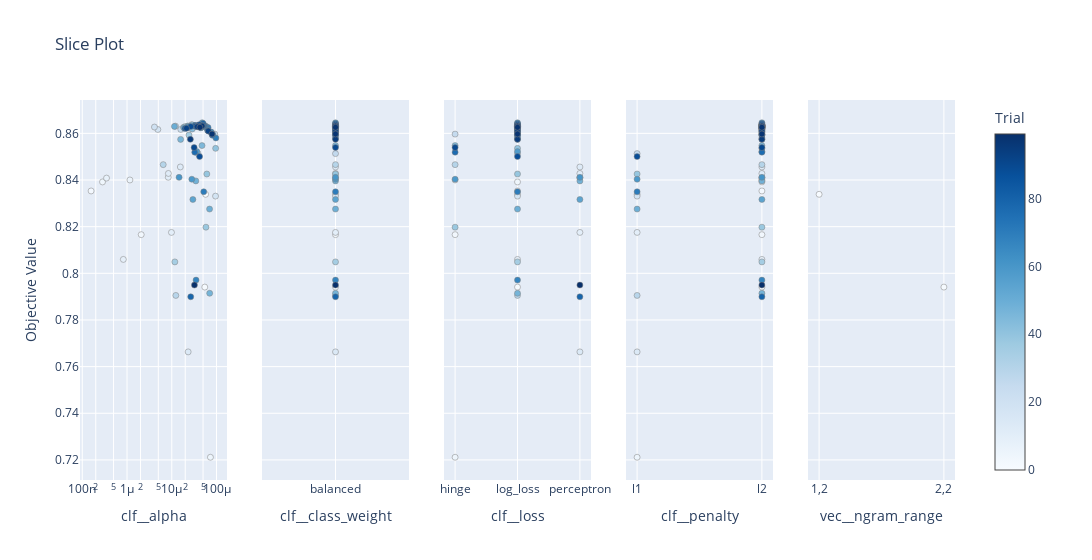

This figure's notebook cell:
### Markdown cell above
*plot_slice(study)*

**Purpose:** Slice plots show the relationship between a single hyperparameter and the objective function.

**Insights:** You can see how variations in a single parameter affect model performance. It's great for identifying optimal values and ranges for individual parameters.

### Code cell
plot_slice(study)

### Figure 1 — Plotly figure (JSON) as saved in the notebook; plotly's stock layout.template omitted (floating-point values rounded to 4 significant figures; data arrays with more than 128 entries replaced by an {"elided": "..."} marker saying what was removed)
{"data": [{"marker": {"color": [0, 1, 2, 3, 4, 5, 6, 7, 8, 9, 10, 11, 12, 13, 14, 15, 16, 17, 18, 19, 20, 21, 22, 23, 24, 25, 26, 27, 28, 29, 30, 31, 32, 33, 34, 35, 36, 37, 38, 39, 40, 41, 42, 43, 44, 45, 46, 47, 48, 49, 50, 51, 52, 53, 54, 55, 56, 57, 58, 59, 60, 61, 62, 63, 64, 65, 66, 67, 68, 69, 70, 71, 72, 73, 74, 75, 76, 77, 78, 79, 80, 81, 82, 83, 84, 85, 86, 87, 88, 89, 90, 91, 92, 93, 94, 95, 96, 97, 98, 99], "colorbar": {"title": {"text": "Trial"}, "x": 1, "xpad": 40}, "colorscale": [[0, "rgb(247,251,255)"], [0.125, "rgb(222,235,247)"], [0.25, "rgb(198,219,239)"], [0.375, "rgb(158,202,225)"], [0.5, "rgb(107,174,214)"], [0.625, "rgb(66,146,198)"], [0.75, "rgb(33,113,181)"], [0.875, "rgb(8,81,156)"], [1, "rgb(8,48,107)"]], "line": {"color": "Grey", "width": 0.5}, "showscale": true}, "mode": "markers", "name": "Feasible Trial", "showlegend": false, "type": "scatter", "x": [5.695e-05, 5.463e-05, 1.575e-07, 2.075e-06, 2.833e-07, 7.31e-05, 1.161e-06, 4.16e-05, 3.486e-07, 8.274e-07, 9.83e-06, 8.348e-06, 8.409e-06, 1.554e-05, 2.323e-05, 2.245e-05, 2.762e-05, 4.885e-06, 9.511e-05, 2.506e-05, 4.101e-06, 3.776e-05, 2.801e-05, 3.82e-05, 1.591e-05, 9.148e-05, 3.856e-05, 1.832e-05, 1.214e-05, 1.233e-05, 6.44e-06, 5.156e-05, 5.843e-05, 5.455e-05, 1.997e-05, 1.171e-05, 2.422e-05, 5.655e-05, 5.801e-05, 6.07e-05, 9.561e-05, 3.144e-05, 4.319e-05, 2.879e-05, 2.869e-05, 4.744e-05, 1.578e-05, 7.035e-05, 3.451e-05, 6.987e-05, 1.147e-05, 1.868e-05, 2.307e-05, 4.474e-05, 2.959e-05, 4.787e-05, 4.478e-05, 3.624e-05, 7.36e-05, 2.809e-05, 1.457e-05, 2.275e-05, 4.91e-05, 4.978e-05, 5.075e-05, 7.584e-05, 4.797e-05, 3.487e-05, 8.254e-05, 9.687e-05, 5.181e-05, 6.477e-05, 5.855e-05, 4.174e-05, 5.388e-05, 8.063e-05, 3.264e-05, 3.932e-05, 6.342e-05, 2.652e-05, 5.174e-05, 5.01e-05, 4.915e-05, 3.339e-05, 3.317e-05, 1.974e-05, 4.071e-05, 4.087e-05, 4.176e-05, 2.658e-05, 3.158e-05, 3.92e-05, 2.132e-05, 6.562e-05, 3.692e-05, 2.604e-05, 4.747e-05, 7.934e-05, 4.248e-05, 3.213e-05], "xaxis": "x", "y": [0.8339, 0.7941, 0.8353, 0.8166, 0.8392, 0.7211, 0.84, 0.8629, 0.8408, 0.806, 0.8175, 0.8412, 0.8428, 0.8456, 0.7663, 0.8631, 0.8637, 0.8617, 0.8331, 0.8623, 0.8627, 0.8631, 0.8622, 0.863, 0.8617, 0.8597, 0.8513, 0.8626, 0.8631, 0.7905, 0.8466, 0.8634, 0.8624, 0.863, 0.8629, 0.8049, 0.8593, 0.8632, 0.8198, 0.8426, 0.8536, 0.863, 0.863, 0.8636, 0.8619, 0.8548, 0.8574, 0.7914, 0.8396, 0.8275, 0.863, 0.8624, 0.8631, 0.8624, 0.8317, 0.8645, 0.8624, 0.8522, 0.8605, 0.8403, 0.8411, 0.8627, 0.8634, 0.8636, 0.8632, 0.8606, 0.8629, 0.7971, 0.8596, 0.858, 0.8349, 0.8625, 0.8627, 0.863, 0.8631, 0.8592, 0.8519, 0.8631, 0.8612, 0.7899, 0.8633, 0.8642, 0.8635, 0.8634, 0.863, 0.8621, 0.8635, 0.8637, 0.85, 0.8629, 0.8539, 0.8631, 0.8622, 0.861, 0.8628, 0.8574, 0.8631, 0.8597, 0.8626, 0.795], "yaxis": "y"}, {"marker": {"color": [0, 1, 2, 3, 4, 5, 6, 7, 8, 9, 10, 11, 12, 13, 14, 15, 16, 17, 18, 19, 20, 21, 22, 23, 24, 25, 26, 27, 28, 29, 30, 31, 32, 33, 34, 35, 36, 37, 38, 39, 40, 41, 42, 43, 44, 45, 46, 47, 48, 49, 50, 51, 52, 53, 54, 55, 56, 57, 58, 59, 60, 61, 62, 63, 64, 65, 66, 67, 68, 69, 70, 71, 72, 73, 74, 75, 76, 77, 78, 79, 80, 81, 82, 83, 84, 85, 86, 87, 88, 89, 90, 91, 92, 93, 94, 95, 96, 97, 98, 99], "colorbar": {"title": {"text": "Trial"}, "x": 1, "xpad": 40}, "colorscale": [[0, "rgb(247,251,255)"], [0.125, "rgb(222,235,247)"], [0.25, "rgb(198,219,239)"], [0.375, "rgb(158,202,225)"], [0.5, "rgb(107,174,214)"], [0.625, "rgb(66,146,198)"], [0.75, "rgb(33,113,181)"], [0.875, "rgb(8,81,156)"], [1, "rgb(8,48,107)"]], "line": {"color": "Grey", "width": 0.5}, "showscale": false}, "mode": "markers", "name": "Feasible Trial", "showlegend": false, "type": "scatter", "x": ["balanced", "balanced", null, "balanced", null, null, null, "balanced", null, null, "balanced", "balanced", "balanced", "balanced", "balanced", "balanced", "balanced", "balanced", "balanced", "balanced", "balanced", "balanced", "balanced", "balanced", "balanced", "balanced", "balanced", "balanced", "balanced", "balanced", "balanced", "balanced", "balanced", "balanced", "balanced", "balanced", null, "balanced", null, "balanced", null, "balanced", "balanced", "balanced", "balanced", "balanced", null, "balanced", "balanced", "balanced", "balanced", "balanced", "balanced", "balanced", "balanced", "balanced", "balanced", null, "balanced", "balanced", "balanced", "balanced", "balanced", "balanced", "balanced", "balanced", "balanced", "balanced", "balanced", "balanced", "balanced", "balanced", "balanced", "balanced", "balanced", "balanced", null, "balanced", "balanced", "balanced", "balanced", "balanced", "balanced", "balanced", "balanced", "balanced", "balanced", "balanced", null, "balanced", "balanced", "balanced", "balanced", "balanced", "balanced", "balanced", "balanced", "balanced", "balanced", "balanced"], "xaxis": "x2", "y": [0.8339, 0.7941, 0.8353, 0.8166, 0.8392, 0.7211, 0.84, 0.8629, 0.8408, 0.806, 0.8175, 0.8412, 0.8428, 0.8456, 0.7663, 0.8631, 0.8637, 0.8617, 0.8331, 0.8623, 0.8627, 0.8631, 0.8622, 0.863, 0.8617, 0.8597, 0.8513, 0.8626, 0.8631, 0.7905, 0.8466, 0.8634, 0.8624, 0.863, 0.8629, 0.8049, 0.8593, 0.8632, 0.8198, 0.8426, 0.8536, 0.863, 0.863, 0.8636, 0.8619, 0.8548, 0.8574, 0.7914, 0.8396, 0.8275, 0.863, 0.8624, 0.8631, 0.8624, 0.8317, 0.8645, 0.8624, 0.8522, 0.8605, 0.8403, 0.8411, 0.8627, 0.8634, 0.8636, 0.8632, 0.8606, 0.8629, 0.7971, 0.8596, 0.858, 0.8349, 0.8625, 0.8627, 0.863, 0.8631, 0.8592, 0.8519, 0.8631, 0.8612, 0.7899, 0.8633, 0.8642, 0.8635, 0.8634, 0.863, 0.8621, 0.8635, 0.8637, 0.85, 0.8629, 0.8539, 0.8631, 0.8622, 0.861, 0.8628, 0.8574, 0.8631, 0.8597, 0.8626, 0.795], "yaxis": "y2"}, {"marker": {"color": [0, 1, 2, 3, 4, 5, 6, 7, 8, 9, 10, 11, 12, 13, 14, 15, 16, 17, 18, 19, 20, 21, 22, 23, 24, 25, 26, 27, 28, 29, 30, 31, 32, 33, 34, 35, 36, 37, 38, 39, 40, 41, 42, 43, 44, 45, 46, 47, 48, 49, 50, 51, 52, 53, 54, 55, 56, 57, 58, 59, 60, 61, 62, 63, 64, 65, 66, 67, 68, 69, 70, 71, 72, 73, 74, 75, 76, 77, 78, 79, 80, 81, 82, 83, 84, 85, 86, 87, 88, 89, 90, 91, 92, 93, 94, 95, 96, 97, 98, 99], "colorbar": {"title": {"text": "Trial"}, "x": 1, "xpad": 40}, "colorscale": [[0, "rgb(247,251,255)"], [0.125, "rgb(222,235,247)"], [0.25, "rgb(198,219,239)"], [0.375, "rgb(158,202,225)"], [0.5, "rgb(107,174,214)"], [0.625, "rgb(66,146,198)"], [0.75, "rgb(33,113,181)"], [0.875, "rgb(8,81,156)"], [1, "rgb(8,48,107)"]], "line": {"color": "Grey", "width": 0.5}, "showscale": false}, "mode": "markers", "name": "Feasible Trial", "showlegend": false, "type": "scatter", "x": ["log_loss", "log_loss", "log_loss", "hinge", "log_loss", "hinge", "hinge", "log_loss", "perceptron", "log_loss", "perceptron", "perceptron", "perceptron", "perceptron", "perceptron", "log_loss", "log_loss", "log_loss", "log_loss", "log_loss", "log_loss", "log_loss", "log_loss", "log_loss", "log_loss", "hinge", "log_loss", "log_loss", "log_loss", "log_loss", "hinge", "log_loss", "log_loss", "log_loss", "log_loss", "log_loss", "log_loss", "log_loss", "hinge", "log_loss", "log_loss", "log_loss", "log_loss", "log_loss", "log_loss", "hinge", "log_loss", "log_loss", "perceptron", "log_loss", "log_loss", "log_loss", "log_loss", "log_loss", "perceptron", "log_loss", "log_loss", "log_loss", "log_loss", "hinge", "perceptron", "log_loss", "log_loss", "log_loss", "log_loss", "log_loss", "log_loss", "log_loss", "log_loss", "log_loss", "log_loss", "log_loss", "log_loss", "log_loss", "log_loss", "log_loss", "hinge", "log_loss", "log_loss", "perceptron", "log_loss", "log_loss", "log_loss", "log_loss", "log_loss", "log_loss", "log_loss", "log_loss", "log_loss", "log_loss", "hinge", "log_loss", "log_loss", "log_loss", "log_loss", "log_loss", "log_loss", "log_loss", "log_loss", "perceptron"], "xaxis": "x3", "y": [0.8339, 0.7941, 0.8353, 0.8166, 0.8392, 0.7211, 0.84, 0.8629, 0.8408, 0.806, 0.8175, 0.8412, 0.8428, 0.8456, 0.7663, 0.8631, 0.8637, 0.8617, 0.8331, 0.8623, 0.8627, 0.8631, 0.8622, 0.863, 0.8617, 0.8597, 0.8513, 0.8626, 0.8631, 0.7905, 0.8466, 0.8634, 0.8624, 0.863, 0.8629, 0.8049, 0.8593, 0.8632, 0.8198, 0.8426, 0.8536, 0.863, 0.863, 0.8636, 0.8619, 0.8548, 0.8574, 0.7914, 0.8396, 0.8275, 0.863, 0.8624, 0.8631, 0.8624, 0.8317, 0.8645, 0.8624, 0.8522, 0.8605, 0.8403, 0.8411, 0.8627, 0.8634, 0.8636, 0.8632, 0.8606, 0.8629, 0.7971, 0.8596, 0.858, 0.8349, 0.8625, 0.8627, 0.863, 0.8631, 0.8592, 0.8519, 0.8631, 0.8612, 0.7899, 0.8633, 0.8642, 0.8635, 0.8634, 0.863, 0.8621, 0.8635, 0.8637, 0.85, 0.8629, 0.8539, 0.8631, 0.8622, 0.861, 0.8628, 0.8574, 0.8631, 0.8597, 0.8626, 0.795], "yaxis": "y3"}, {"marker": {"color": [0, 1, 2, 3, 4, 5, 6, 7, 8, 9, 10, 11, 12, 13, 14, 15, 16, 17, 18, 19, 20, 21, 22, 23, 24, 25, 26, 27, 28, 29, 30, 31, 32, 33, 34, 35, 36, 37, 38, 39, 40, 41, 42, 43, 44, 45, 46, 47, 48, 49, 50, 51, 52, 53, 54, 55, 56, 57, 58, 59, 60, 61, 62, 63, 64, 65, 66, 67, 68, 69, 70, 71, 72, 73, 74, 75, 76, 77, 78, 79, 80, 81, 82, 83, 84, 85, 86, 87, 88, 89, 90, 91, 92, 93, 94, 95, 96, 97, 98, 99], "colorbar": {"title": {"text": "Trial"}, "x": 1, "xpad": 40}, "colorscale": [[0, "rgb(247,251,255)"], [0.125, "rgb(222,235,247)"], [0.25, "rgb(198,219,239)"], [0.375, "rgb(158,202,225)"], [0.5, "rgb(107,174,214)"], [0.625, "rgb(66,146,198)"], [0.75, "rgb(33,113,181)"], [0.875, "rgb(8,81,156)"], [1, "rgb(8,48,107)"]], "line": {"color": "Grey", "width": 0.5}, "showscale": false}, "mode": "markers", "name": "Feasible Trial", "showlegend": false, "type": "scatter", "x": ["l1", "l2", "l2", "l2", "l2", "l1", "l2", "l2", "l2", "l2", "l1", "l2", "l2", "l2", "l1", "l2", "l2", "l2", "l1", "l2", "l2", "l2", "l2", "l2", "l2", "l2", "l1", "l2", "l2", "l1", "l2", "l2", "l2", "l2", "l2", "l2", "l2", "l2", "l2", "l1", "l2", "l2", "l2", "l2", "l2", "l2", "l2", "l2", "l2", "l1", "l2", "l2", "l2", "l2", "l2", "l2", "l2", "l2", "l2", "l1", "l2", "l2", "l2", "l2", "l2", "l2", "l2", "l2", "l2", "l2", "l1", "l2", "l2", "l2", "l2", "l2", "l2", "l2", "l2", "l2", "l2", "l2", "l2", "l2", "l2", "l2", "l2", "l2", "l1", "l2", "l2", "l2", "l2", "l2", "l2", "l2", "l2", "l2", "l2", "l2"], "xaxis": "x4", "y": [0.8339, 0.7941, 0.8353, 0.8166, 0.8392, 0.7211, 0.84, 0.8629, 0.8408, 0.806, 0.8175, 0.8412, 0.8428, 0.8456, 0.7663, 0.8631, 0.8637, 0.8617, 0.8331, 0.8623, 0.8627, 0.8631, 0.8622, 0.863, 0.8617, 0.8597, 0.8513, 0.8626, 0.8631, 0.7905, 0.8466, 0.8634, 0.8624, 0.863, 0.8629, 0.8049, 0.8593, 0.8632, 0.8198, 0.8426, 0.8536, 0.863, 0.863, 0.8636, 0.8619, 0.8548, 0.8574, 0.7914, 0.8396, 0.8275, 0.863, 0.8624, 0.8631, 0.8624, 0.8317, 0.8645, 0.8624, 0.8522, 0.8605, 0.8403, 0.8411, 0.8627, 0.8634, 0.8636, 0.8632, 0.8606, 0.8629, 0.7971, 0.8596, 0.858, 0.8349, 0.8625, 0.8627, 0.863, 0.8631, 0.8592, 0.8519, 0.8631, 0.8612, 0.7899, 0.8633, 0.8642, 0.8635, 0.8634, 0.863, 0.8621, 0.8635, 0.8637, 0.85, 0.8629, 0.8539, 0.8631, 0.8622, 0.861, 0.8628, 0.8574, 0.8631, 0.8597, 0.8626, 0.795], "yaxis": "y4"}, {"marker": {"color": [0, 1, 2, 3, 4, 5, 6, 7, 8, 9, 10, 11, 12, 13, 14, 15, 16, 17, 18, 19, 20, 21, 22, 23, 24, 25, 26, 27, 28, 29, 30, 31, 32, 33, 34, 35, 36, 37, 38, 39, 40, 41, 42, 43, 44, 45, 46, 47, 48, 49, 50, 51, 52, 53, 54, 55, 56, 57, 58, 59, 60, 61, 62, 63, 64, 65, 66, 67, 68, 69, 70, 71, 72, 73, 74, 75, 76, 77, 78, 79, 80, 81, 82, 83, 84, 85, 86, 87, 88, 89, 90, 91, 92, 93, 94, 95, 96, 97, 98, 99], "colorbar": {"title": {"text": "Trial"}, "x": 1, "xpad": 40}, "colorscale": [[0, "rgb(247,251,255)"], [0.125, "rgb(222,235,247)"], [0.25, "rgb(198,219,239)"], [0.375, "rgb(158,202,225)"], [0.5, "rgb(107,174,214)"], [0.625, "rgb(66,146,198)"], [0.75, "rgb(33,113,181)"], [0.875, "rgb(8,81,156)"], [1, "rgb(8,48,107)"]], "line": {"color": "Grey", "width": 0.5}, "showscale": false}, "mode": "markers", "name": "Feasible Trial", "showlegend": false, "type": "scatter", "x": {"elided": "100x2 int values"}, "xaxis": "x5", "y": [0.8339, 0.7941, 0.8353, 0.8166, 0.8392, 0.7211, 0.84, 0.8629, 0.8408, 0.806, 0.8175, 0.8412, 0.8428, 0.8456, 0.7663, 0.8631, 0.8637, 0.8617, 0.8331, 0.8623, 0.8627, 0.8631, 0.8622, 0.863, 0.8617, 0.8597, 0.8513, 0.8626, 0.8631, 0.7905, 0.8466, 0.8634, 0.8624, 0.863, 0.8629, 0.8049, 0.8593, 0.8632, 0.8198, 0.8426, 0.8536, 0.863, 0.863, 0.8636, 0.8619, 0.8548, 0.8574, 0.7914, 0.8396, 0.8275, 0.863, 0.8624, 0.8631, 0.8624, 0.8317, 0.8645, 0.8624, 0.8522, 0.8605, 0.8403, 0.8411, 0.8627, 0.8634, 0.8636, 0.8632, 0.8606, 0.8629, 0.7971, 0.8596, 0.858, 0.8349, 0.8625, 0.8627, 0.863, 0.8631, 0.8592, 0.8519, 0.8631, 0.8612, 0.7899, 0.8633, 0.8642, 0.8635, 0.8634, 0.863, 0.8621, 0.8635, 0.8637, 0.85, 0.8629, 0.8539, 0.8631, 0.8622, 0.861, 0.8628, 0.8574, 0.8631, 0.8597, 0.8626, 0.795], "yaxis": "y5"}], "layout": {"title": {"text": "Slice Plot"}, "width": 1500, "xaxis": {"anchor": "y", "domain": [0, 0.168], "title": {"text": "clf__alpha"}, "type": "log"}, "xaxis2": {"anchor": "y2", "categoryarray": [null, "balanced"], "categoryorder": "array", "domain": [0.208, 0.376], "title": {"text": "clf__class_weight"}, "type": "category"}, "xaxis3": {"anchor": "y3", "categoryarray": ["hinge", "log_loss", "perceptron"], "categoryorder": "array", "domain": [0.416, 0.584], "title": {"text": "clf__loss"}, "type": "category"}, "xaxis4": {"anchor": "y4", "categoryarray": ["l1", "l2"], "categoryorder": "array", "domain": [0.624, 0.792], "title": {"text": "clf__penalty"}, "type": "category"}, "xaxis5": {"anchor": "y5", "categoryarray": [[1, 1], [1, 2], [2, 2]], "categoryorder": "array", "domain": [0.832, 1], "title": {"text": "vec__ngram_range"}, "type": "category"}, "yaxis": {"anchor": "x", "domain": [0, 1], "title": {"text": "Objective Value"}}, "yaxis2": {"anchor": "x2", "domain": [0, 1], "matches": "y", "showticklabels": false}, "yaxis3": {"anchor": "x3", "domain": [0, 1], "matches": "y", "showticklabels": false}, "yaxis4": {"anchor": "x4", "domain": [0, 1], "matches": "y", "showticklabels": false}, "yaxis5": {"anchor": "x5", "domain": [0, 1], "matches": "y", "showticklabels": false}}}
